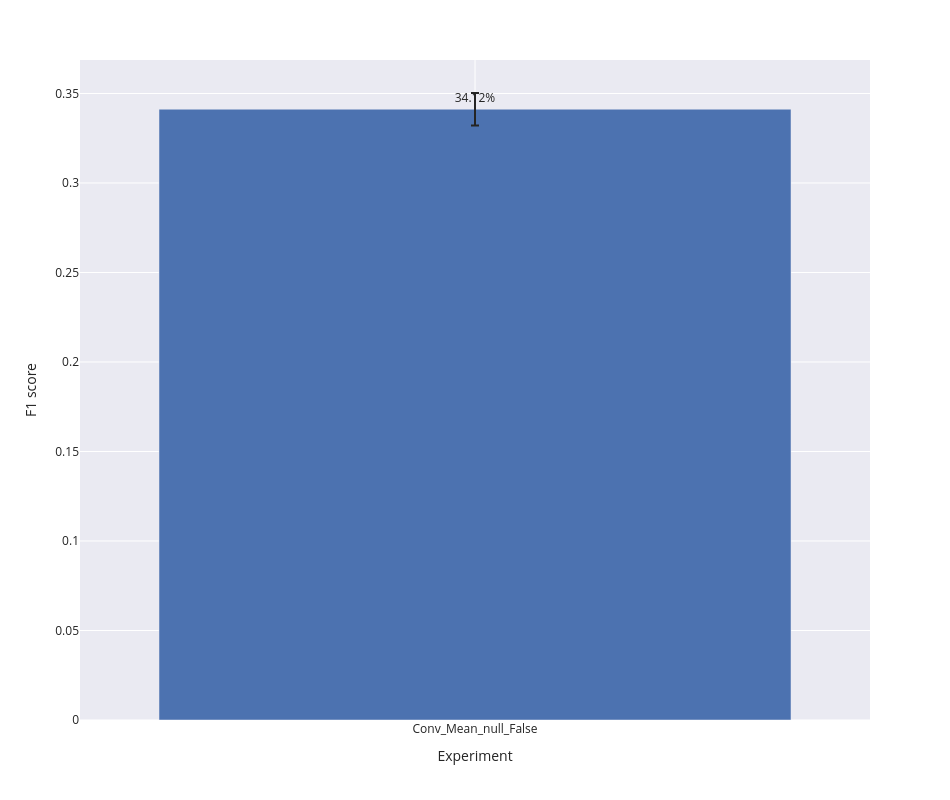

Notebook code cell kept with this figure:
### Code cell
bar_plot(label_wise_metrics_agg, 'f1_score')

### Figure 1 — Plotly figure (JSON) as saved in the notebook; plotly's stock layout.template omitted (floating-point values rounded to 4 significant figures)
{"data": [{"alignmentgroup": "True", "error_y": {"array": [0.009056]}, "hovertemplate": "expr=%{x}<br>f1_score_mean=%{text}<extra></extra>", "legendgroup": "", "marker": {"color": "rgb(76,114,176)", "pattern": {"shape": ""}}, "name": "", "offsetgroup": "", "orientation": "v", "showlegend": false, "text": [0.3412], "textposition": "outside", "texttemplate": "%{text:.2%}", "type": "bar", "x": ["Conv_Mean_null_False"], "xaxis": "x", "y": [0.3412], "yaxis": "y"}], "layout": {"barmode": "group", "height": 800, "legend": {"tracegroupgap": 0}, "margin": {"t": 60}, "width": 950, "xaxis": {"anchor": "y", "domain": [0, 1], "title": {"text": "Experiment"}}, "yaxis": {"anchor": "x", "domain": [0, 1], "title": {"text": "F1 score"}}}}
